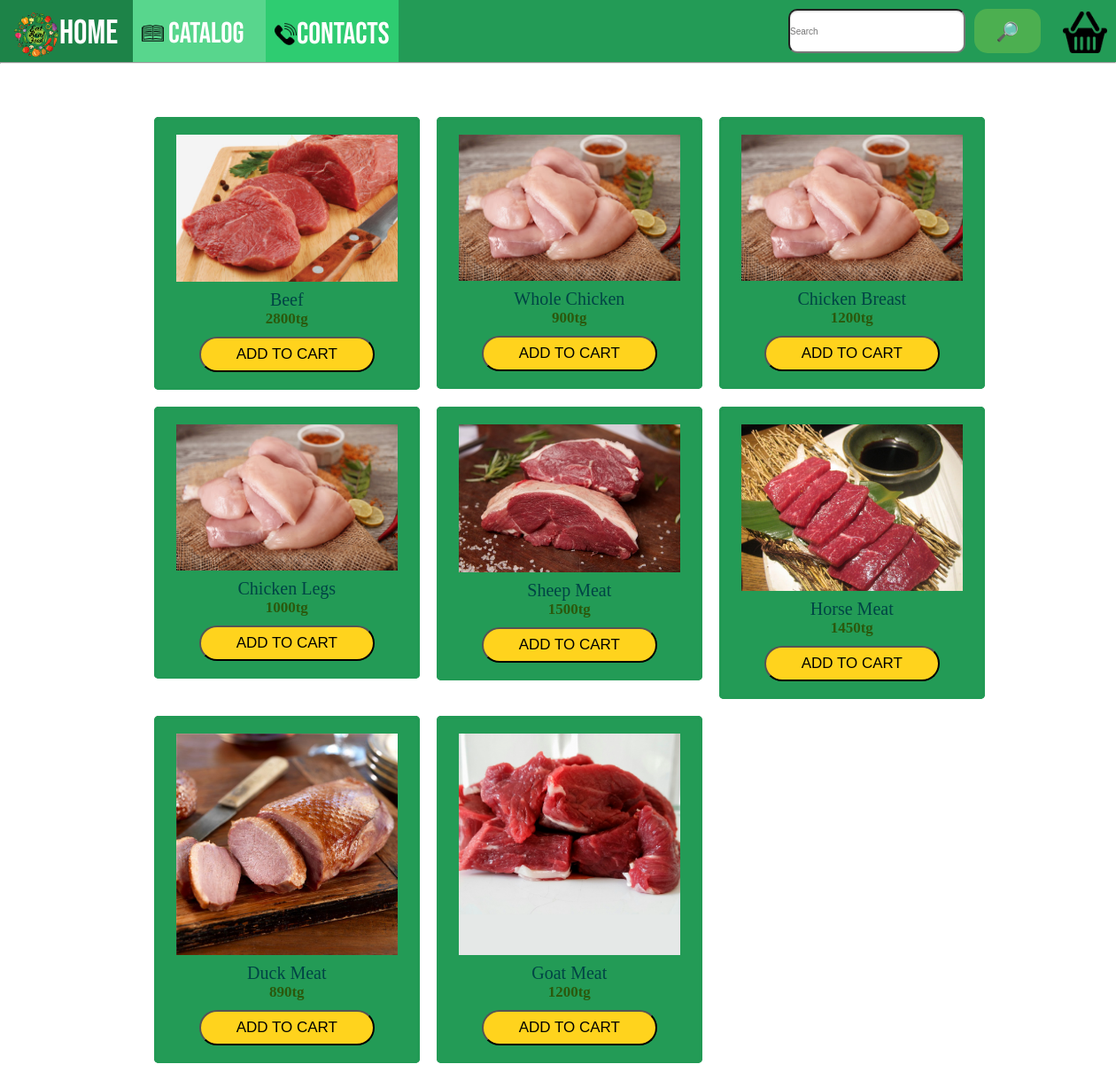
The page /final/project/meal.php on the database its author committed.
### tables this page shows
CREATE TABLE `product` (
  `product_id` int(11) NOT NULL,
  `product_name` varchar(30) NOT NULL,
  `price` int(11) NOT NULL,
  `amount` int(11) NOT NULL,
  `category_id` int(11) NOT NULL,
  `img` varchar(280) NOT NULL
);

### final/project/meal.php (the view, shortened to what this page needs)
<?php
include_once 'database/authorization.php';
include_once 'header.php';
$result = mysqli_query($link,"SELECT * FROM `product`WHERE category_id = 2");
echo "<div class='wrapper1'>";
while($row = mysqli_fetch_assoc($result)){
    echo "
        <div class='box1' style='display: flex; flex-direction: column; background-color: #239B56; color: #fff; border-radius: 5px; padding: 20px; font-size: 80%;'>
            <form method='post' action=''>
                <input type='hidden' name='id' value=".$row['product_id']." />
                <div class='imageAll' style=' text-align: center;padding-left: 5px;padding-right: 5px;'><img src='".$row['img']."' width='100%' height='90%'></div>
                <div class='name'>".$row['product_name']."</div>
                <div class='price'>".$row['price']."tg</div>
                <button type='submit' class='buy1'>Add to cart</button>
                     <script src=\"https://cdn.jsdelivr.net/npm/sweetalert2@9\"></script>
                <script >
           $(document) . ready(function () {
              $('.buy1') . click(function () {
            Swal . fire('Product added to basket:)');
        });
    });
            </script >
            </form >
            </form>
        </div>";
}
echo "</div></div>";
?>
</body>
</body>
</html>

### final/project/header.php (shortened to what this page needs)
<!DOCTYPE html>
<html lang="en">
<head>
    <link rel="stylesheet" type="text/css" href="CSS/main.css">
    <link rel="stylesheet" type="text/css" href="CSS/header.css">
</head>
<body style="background-color:white">
<header>
    <div class="topnav">
        <button class="home" onclick="homeFunction()"><img src="shop.png" class="animation" align="left" width="25"><p style="font-size:185%"><a href ="main.php" style="text-decoration: none;color:white;">Home</a></p></button>
        <div class="dropdowns">
            <div id = "lists">
                <button class="droppp"><img class="img" src ="image/line.png" alt="left" width ="25" height="25"><p class="catalogtext">Catalog</p></button></div>
        </div>
        <div class="dropdowns">
            <div id = "lists">
                <button class="contacts" onclick="carsFunction()"><p class="contacttext"><img src="image/phone.png" width="25" height="25" class="contactimg"> Contacts</p></button></div>
        </div>
        <form method="post" action="check.php">
            <input class="search" type = "text" style ="float:right;" name="search" placeholder="Search">
            <button  type = "submit" class="sub" name = "submit" >&#128270;</button>
        </form>
        <div><a href="basket.php" title="Basket"><img src="image/basket.png" class="basimg"></a></div>
    </div>
</header>
<hr style="color: black;">
<body>
</body>
</body>
</html>

### final/project/CSS/main.css (style rules this page uses)
.search { font-size:10px; border-radius: 10px; cursor: pointer; box-shadow: 0 1px 2px rgba(0,0,0,.2) inset, 0 -1px 0 rgba(0,0,0,.05) inset; }
.wrapper1 { float:left; padding: 10px; text-align: center; margin-left:13%; margin-right: 15%; margin-top: 4%; display:grid; grid-template-columns: 300px 300px 300px; grid-gap: 19px; }
.wrapper1 .box1 { height: fit-content; display: flex; flex-direction:column; box-shadow: 0 0 1px 2px #239B56 inset, 0 1px 3px rgba(0,0,0,.2) inset; color: #fff; border-radius: 5px; padding: 20px; }
.imageAll { width:100%; height: 70%; text-align: center; padding-left: 5px; padding-right: 5px; }
.wrapper1 .name { font-family: Optima; padding-top: 5px; font-size: 20px; color: #004445; }
.wrapper1 .buy1 { text-transform: uppercase; cursor: pointer; padding: 8px 40px; margin-top: 10px; font-size:17px; border-radius: 50px; background-color: #FFD31D; }
.price { font-family: "Old Standard TT"; font-weight: bold; font-size: 17px; color: #2b580c; }

### final/project/CSS/header.css (style rules this page uses)
* { margin: 0; padding: 0; box-sizing: border-box; }
.animation { transition: 1s transform; height: 50px; width: 50px; }
.topnav { background-color: #239B56; overflow: hidden; height: 70px; }
.topnav button { float: left; color: white; text-align: center; padding: 14px 16px; text-decoration: none; font-size: 17px; color:white; font-size:1.3em; font-family: 'Bebas Neue', cursive; border: none; }
.home { background-color:#82E0AA; color:white; font-family: 'Bebas Neue', cursive; width:150px; height:70px; }
.catalogtext { font-size: 165%; position: absolute; top: 18px; left: 190px; }
.img { position: absolute; left: 160px; top: 25px; }
.dropdowns { float: left; overflow: hidden; }
.dropdowns .droppp { font-size: 20px; border: none; outline: none; color: white; padding: 14px 16px; margin: 0; background-color: #58D68D; font-family: 'Bebas Neue', cursive; height: 70px; width: 150px; }
.contacts { background-color: #2ECC71; height: 70px; width: 150px; }
.contacttext { font-size: 165%; position: absolute; top: 18px; left: 335px; }
.contactimg { position: absolute; top: 8px; left: -25px; }
.basimg { width:50px; height: 47px; position: absolute; left: 1200px; top: 13px; }
.search { width: 200px; height: 50px; position: absolute; left:890px; top: 10px; }
.sub { height: 50px; width: 75px; position: absolute; top: 10px; left: 1100px; display: inline-block; padding: 15px 25px; font-size: 24px; cursor: pointer; text-align: center; text-decoration: none; outline: none; color: #fff; background-color: #4CAF50; border: none; border-radius: 15px; }

### rows shown on the page
product: img (picture), product_name "Beef", price "2800"
product: img (picture), product_name "Whole Chicken", price "900"
product: img (picture), product_name "Chicken Breast", price "1200"
product: img (picture), product_name "Chicken Legs", price "1000"
product: img (picture), product_name "Sheep Meat", price "1500"
product: img (picture), product_name "Horse Meat", price "1450"
product: img (picture), product_name "Duck Meat", price "890"
product: img (picture), product_name "Goat Meat", price "1200"
